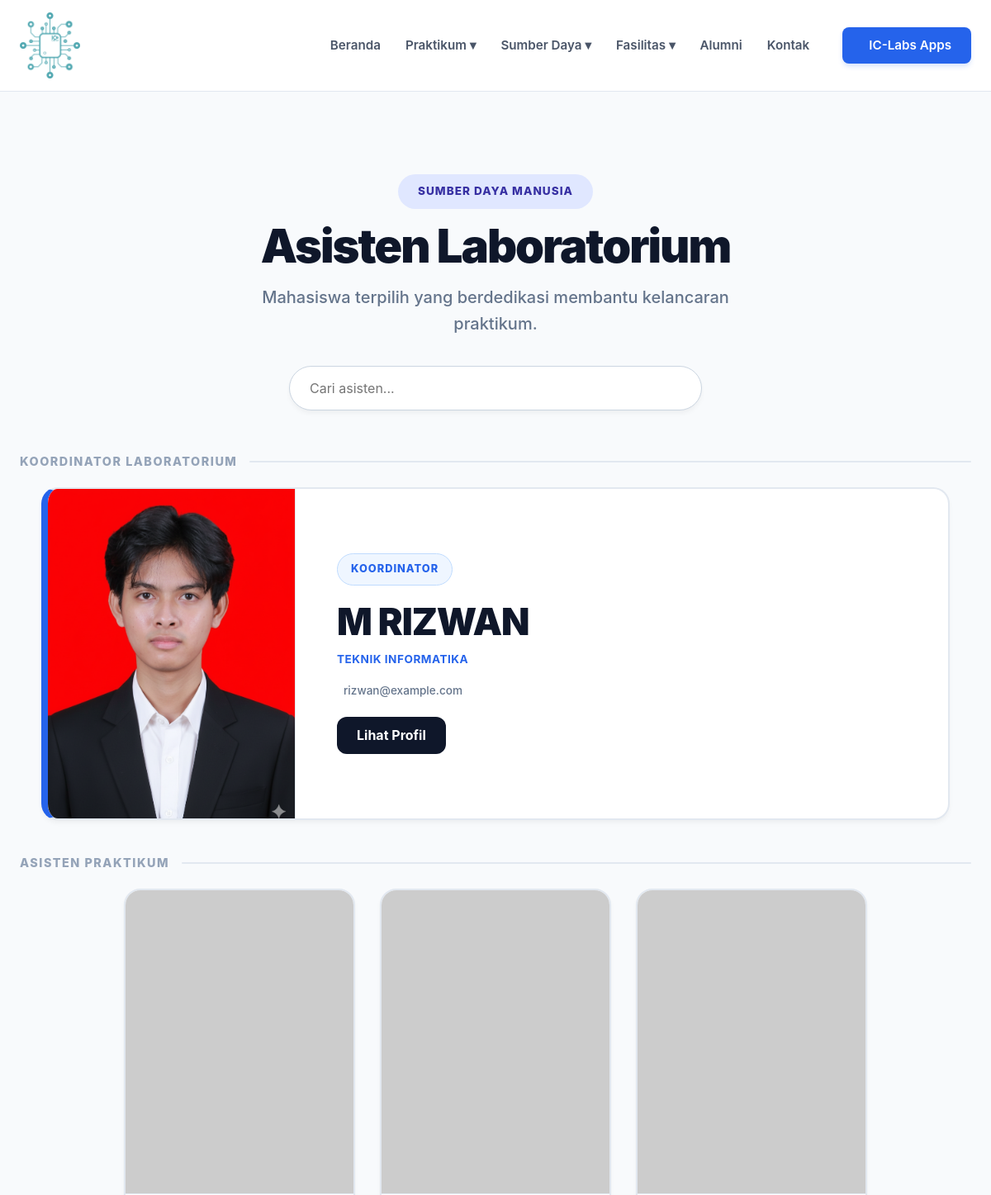
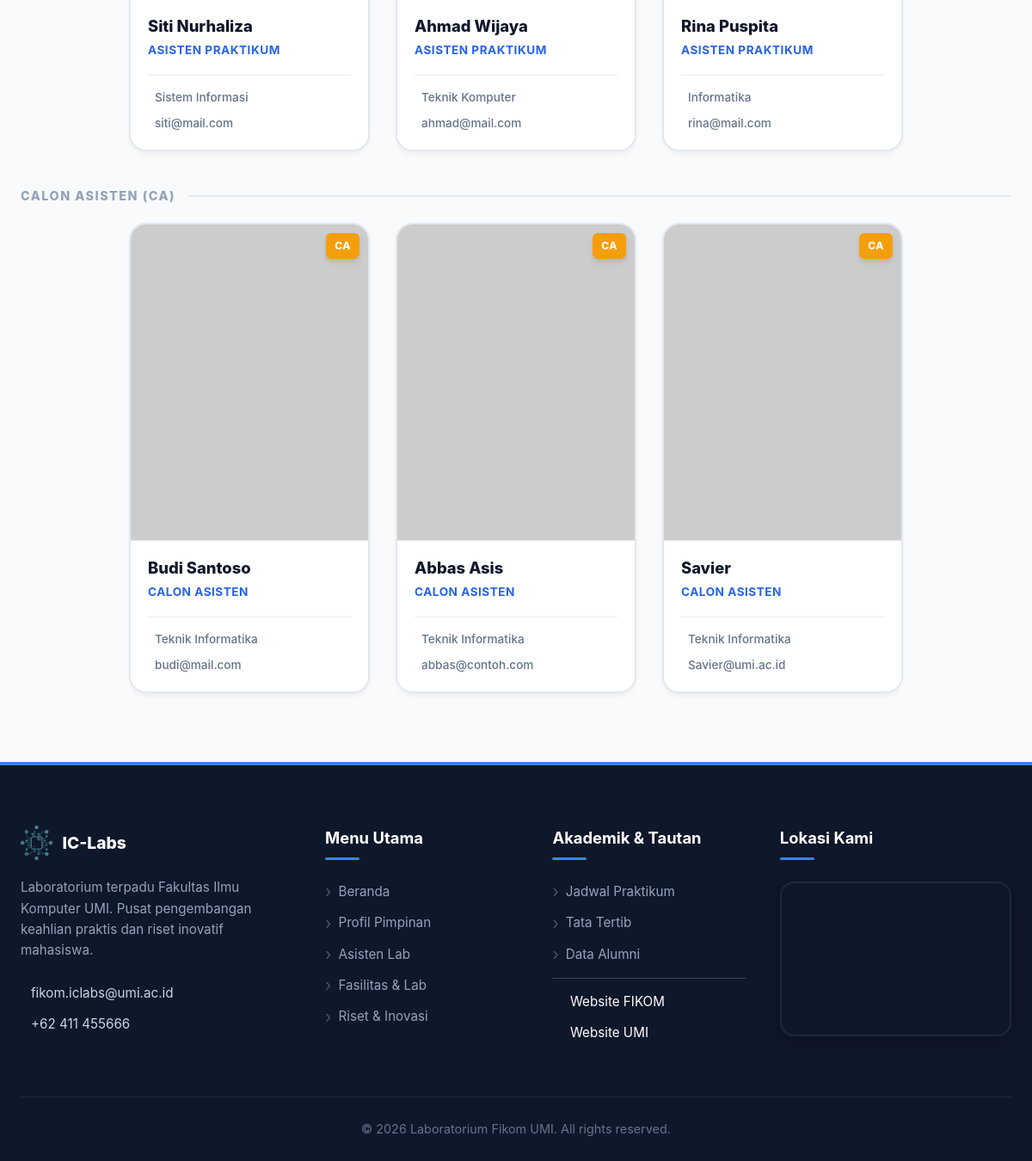
/public/asisten, run on the app's committed database (2 pictures, top to bottom).
### tables this page shows
CREATE TABLE `asisten` (
  `idAsisten` int(11) NOT NULL,
  `nama` varchar(100) NOT NULL,
  `jurusan` varchar(100) DEFAULT NULL,
  `jabatan` varchar(100) DEFAULT NULL,
  `kategori` varchar(50) DEFAULT NULL,
  `lab` varchar(100) DEFAULT NULL,
  `spesialisasi` varchar(255) DEFAULT NULL,
  `bio` text DEFAULT NULL,
  `skills` text DEFAULT NULL,
  `email` varchar(100) DEFAULT NULL,
  `foto` varchar(255) DEFAULT NULL,
  `statusAktif` varchar(20) DEFAULT 'Asisten',
  `isKoordinator` tinyint(1) DEFAULT 0
);

### app/controllers/AsistenController.php (called while the page is built, shortened)
<?php
class AsistenController extends Controller {
    private $model;
    public function __construct() {
        $this->model = new AsistenModel();
    }
    public function index($params = []) {
        $data = $this->model->getAll();
        $this->view('sumberdaya/asisten', ['asisten' => $data]);
    }
}
?>

### app/models/Model.php (called while the page is built, shortened)
<?php
require_once __DIR__ . '/../config/Database.php';
class Model {
    public $db;
    protected $table;
    public function __construct() {
        $database = new Database();
        $this->db = $database->connect();
    }
    public function getAll() {
        $query = "SELECT * FROM " . $this->table;
        $result = $this->db->query($query);
        return $result->fetch_all(MYSQLI_ASSOC);
    }
}
?>

### app/config/Database.php (called while the page is built, shortened)
<?php
class Database {
    private $host = DB_HOST;
    private $user = DB_USER;
    private $pass = DB_PASS;
    private $dbname = DB_NAME;
    public function connect()
    {
        $this->mysqli = new mysqli(
            $this->host,
            $this->user,
            $this->pass,
            $this->dbname
        );
        return $this->mysqli;
    }
}
?>

### app/views/sumberdaya/asisten.php (the view, shortened to what this page needs)
<?php
$all_data = isset($data['asisten']) ? $data['asisten'] : [];
$koordinator_list = [];
$asisten_list = [];
$ca_list = [];
if (!empty($all_data)) {
    foreach ($all_data as $row) {
        $status = $row['statusAktif'] ?? 0;
        if (isset($row['isKoordinator']) && $row['isKoordinator'] == 1) {
            $koordinator_list[] = $row;
            continue;
        }
        if ($status === 'CA' || $status === 'Calon Asisten') {
            $ca_list[] = $row;
        }
        elseif ($status == 1 || $status === 'Asisten' || $status === 'Aktif') {
            $asisten_list[] = $row;
        }
    }
}
?>
<section class="sumberdaya-section fade-up">
    <div class="container">
        <div class="page-header">
            <span class="header-badge">Sumber Daya Manusia</span>
            <h1>Asisten Laboratorium</h1>
            <p>Mahasiswa terpilih yang berdedikasi membantu kelancaran praktikum.</p>
            <div class="search-container">
                <input type="text" id="searchAsisten" placeholder="Cari asisten..." class="search-input">
            </div>
        </div>
        <?php if (!empty($koordinator_list)) : ?>
            <div class="section-label">
                <span>Koordinator Laboratorium</span>
            </div>
            <?php foreach ($koordinator_list as $coord) : ?>
                <?php
                    $fotoName = $coord['foto'] ?? '';
                    $namaEnc = urlencode($coord['nama']);
                    $imgUrl = "https://ui-avatars.com/api/?name={$namaEnc}&background=eff6ff&color=2563eb&size=256&bold=true";
                    if (!empty($fotoName) && strpos($fotoName, 'ui-avatars') === false) {
                        if (strpos($fotoName, 'http') !== false) {
                            $imgUrl = $fotoName;
                        } elseif (file_exists(ROOT_PROJECT . '/public/assets/uploads/' . $fotoName)) {
                            $imgUrl = ASSETS_URL . '/assets/uploads/' . $fotoName;
                        } elseif (file_exists(ROOT_PROJECT . '/public/images/asisten/' . $fotoName)) {
                            $imgUrl = ASSETS_URL . '/images/asisten/' . $fotoName;
                        }
                    }
                ?>
                <div class="card-link exec-margin">
                    <div class="exec-card">
                        <div class="exec-photo">
                            <img src="<?= $imgUrl ?>" alt="<?= htmlspecialchars($coord['nama']) ?>">
                        </div>
                        <div class="exec-info">
                            <span class="exec-badge">Koordinator</span>
                            <h3 class="staff-name"><?= htmlspecialchars($coord['nama']) ?></h3>
                            <p class="staff-role exec-role">
                                <?= htmlspecialchars($coord['jurusan'] ?? 'Teknik Informatika') ?>
                            </p>
                            <div class="exec-footer">
                                <?php if (!empty($coord['email'])) : ?>
                                <div class="meta-item">
                                    <span class="email"><?= htmlspecialchars($coord['email']) ?></span>
                                </div>
                                <?php endif; ?>
                            </div>
                            <div class="exec-action" style="margin-top: 10px; padding-top: 10px;">
                                <a href="index.php?page=detail-asisten&id=<?= $coord['idAsisten'] ?>&type=asisten" class="btn-contact">
                                    Lihat Profil
                                </a>
                            </div>
                        </div>
                    </div>
                </div>
            <?php endforeach; ?>
        <?php endif; ?>
        <div class="section-label">
            <span>Asisten Praktikum</span>
        </div>
        <div class="staff-grid">
            <?php if (empty($asisten_list)) : ?>
                <div class="no-data-message">
                    <p>Belum ada data asisten praktikum.</p>
                </div>
            <?php else : ?>
                <?php foreach ($asisten_list as $row) : ?>
                    <?php
                        $namaEnc = urlencode($row['nama']);
                        $imgUrl = "https://ui-avatars.com/api/?name={$namaEnc}&background=f1f5f9&color=475569&size=256&bold=true";
                    ?>
                    <a href="index.php?page=detail-asisten&id=<?= $row['idAsisten'] ?>&type=asisten" class="card-link">
                        <div class="staff-card">
                            <div class="staff-photo-box">
                                <img src="<?= $imgUrl ?>" alt="<?= htmlspecialchars($row['nama']) ?>" loading="lazy">
                            </div>
                            <div class="staff-content">
                                <h3 class="staff-name"><?= htmlspecialchars($row['nama']) ?></h3>
                                <span class="staff-role">Asisten Praktikum</span>
                                <div class="staff-footer">
                                    <div class="meta-item">
                                        <span><?= htmlspecialchars($row['jurusan'] ?? 'Teknik Informatika') ?></span>
                                    </div>
                                    <?php if (!empty($row['email'])) : ?>
                                    <div class="meta-item">
                                        <span class="email"><?= htmlspecialchars($row['email']) ?></span>
                                    </div>
                                    <?php endif; ?>
                                </div>
                            </div>
                        </div>
                    </a>
                <?php endforeach; ?>
            <?php endif; ?>
        </div>
        <?php if (!empty($ca_list)) : ?>
            <div class="section-label mt-40">
                <span>Calon Asisten (CA)</span>
            </div>
            <div class="staff-grid">
                <?php foreach ($ca_list as $row) : ?>
                    <?php
                        $namaEnc = urlencode($row['nama']);
                        $imgUrl = "https://ui-avatars.com/api/?name={$namaEnc}&background=fffbeb&color=d97706&size=256&bold=true";
                    ?>
                    <a href="index.php?page=detail-asisten&id=<?= $row['idAsisten'] ?>&type=asisten" class="card-link">
                        <div class="staff-card">
                                <div class="staff-photo-box">
                                <img src="<?= $imgUrl ?>" alt="<?= htmlspecialchars($row['nama']) ?>" loading="lazy">
                                <span class="badge-ca">CA</span>
                            </div>
                            <div class="staff-content">
                                <h3 class="staff-name"><?= htmlspecialchars($row['nama']) ?></h3>
                                <span class="staff-role ca-role">Calon Asisten</span>
                                <div class="staff-footer">
                                    <div class="meta-item">
                                        <span><?= htmlspecialchars($row['jurusan'] ?? 'Teknik Informatika') ?></span>
                                    </div>
                                    <?php if (!empty($row['email'])) : ?>
                                    <div class="meta-item">
                                        <span class="email"><?= htmlspecialchars($row['email']) ?></span>
                                    </div>
                                    <?php endif; ?>
                                </div>
                            </div>
                        </div>
                    </a>
                <?php endforeach; ?>
            </div>
        <?php endif; ?>
    </div>
</section>

### data on the page
asisten: foto (picture), nama "M RIZWAN", jurusan "TEKNIK INFORMATIKA", email "rizwan@example.com"
asisten: nama "Siti Nurhaliza", jurusan "Sistem Informasi", email "siti@mail.com"
asisten: nama "Ahmad Wijaya", jurusan "Teknik Komputer", email "ahmad@mail.com"
asisten: nama "Rina Puspita", jurusan "Informatika", email "rina@mail.com"
asisten: nama "Budi Santoso", jurusan "Teknik Informatika", email "budi@mail.com"
asisten: nama "Abbas Asis", jurusan "Teknik Informatika", email "abbas@contoh.com"
asisten: nama "Savier", jurusan "Teknik Informatika", email "Savier@umi.ac.id"
